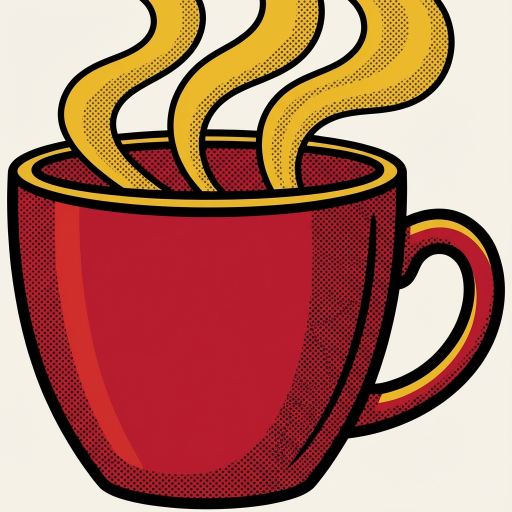
#> input picture public/favicon-generated.png, 1024 x 1024 px (shown at 1/2 size)
$ python -i generate_favicon.py   (imports and definitions only)
#> lines starting #> are read from the running program, lines starting #| are printed output that depends on the picture
#!/usr/bin/env python3
"""
Generate a favicon for Teahose using Google Gemini (Nano Banana Pro).
Creates favicon in multiple sizes for SEO and browser compatibility.
"""

import os
from pathlib import Path
from dotenv import load_dotenv

# [1 line not run here, left out]

# [74 lines left out: function generate_favicon, not called in this run]


def create_favicon_sizes(source_path):
    """Create multiple favicon sizes from source image."""
#> called with source_path = 'public/favicon-generated.png'
    try:
        from PIL import Image
    except ImportError:
        import subprocess
        subprocess.run(["pip", "install", "-q", "Pillow"], check=True)
        from PIL import Image

    if not source_path or not Path(source_path).exists():
        print("Source image not found")
        return

    img = Image.open(source_path)
#> img is the input picture: PIL image 1024x1024 RGB; mean R, G, B 175.1, 115.4, 99.4

    # Convert to RGBA if needed
    if img.mode != 'RGBA':
        img = img.convert('RGBA')
#> img: PIL image 1024x1024 RGBA

    # Make it square (crop center)
    width, height = img.size
#> width = 1024; height = 1024
    size = min(width, height)
#> size = 1024
    left = (width - size) // 2
#> left = 0
    top = (height - size) // 2
#> top = 0
    img = img.crop((left, top, left + size, top + size))

    public_dir = Path("public")

    # Generate different sizes
    sizes = {
        'favicon-16x16.png': 16,
        'favicon-32x32.png': 32,
        'favicon-96x96.png': 96,
        'apple-touch-icon.png': 180,
        'favicon-512x512.png': 512,
    }

    for filename, size in sizes.items():
        resized = img.resize((size, size), Image.Resampling.LANCZOS)
        resized.save(public_dir / filename, 'PNG')
        print(f"✓ Created {filename} ({size}x{size})")
#> this loop made 5 passes
#> pass 1, in create_favicon_sizes, `resized = img.resize((size, size), Image.Resampling.LANCZOS)`:
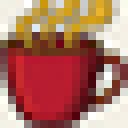
#> resized: PIL image 16x16 RGBA (shown 8 times larger); mean R, G, B, A 174.4, 114.4, 98.7, 255
#> pass 2, in create_favicon_sizes, `resized = img.resize((size, size), Image.Resampling.LANCZOS)`:
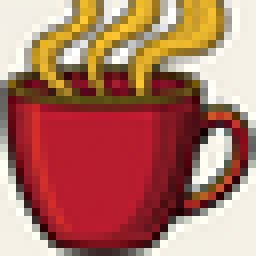
#> resized: PIL image 32x32 RGBA (shown 8 times larger); mean R, G, B, A 174.4, 115.1, 99.2, 255
#> pass 3, in create_favicon_sizes, `resized = img.resize((size, size), Image.Resampling.LANCZOS)`:
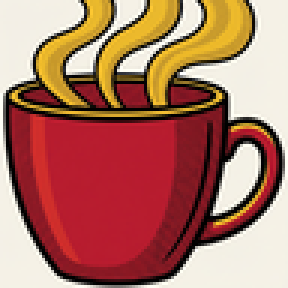
#> resized: PIL image 96x96 RGBA (shown 3 times larger); mean R, G, B, A 175.7, 116, 99.9, 255
#> after the loop:
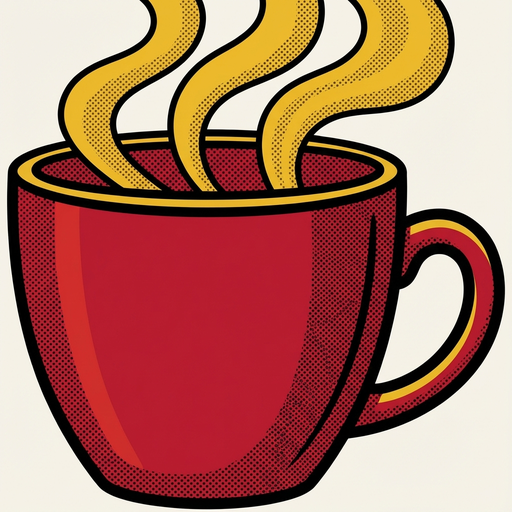
#> resized: PIL image 512x512 RGBA; mean R, G, B, A 175.1, 115.6, 99.6, 255

    # Create .ico file (contains 16x16 and 32x32)
    img_16 = img.resize((16, 16), Image.Resampling.LANCZOS)
    img_32 = img.resize((32, 32), Image.Resampling.LANCZOS)
    img_16.save(public_dir / 'favicon.ico', format='ICO', sizes=[(16, 16), (32, 32)])
    print("✓ Created favicon.ico")

    print("\n✓ All favicon sizes generated!")
    print("  Files are in public/ directory")


# [6 lines not run here, left out]

>>> result = create_favicon_sizes('public/favicon-generated.png')
